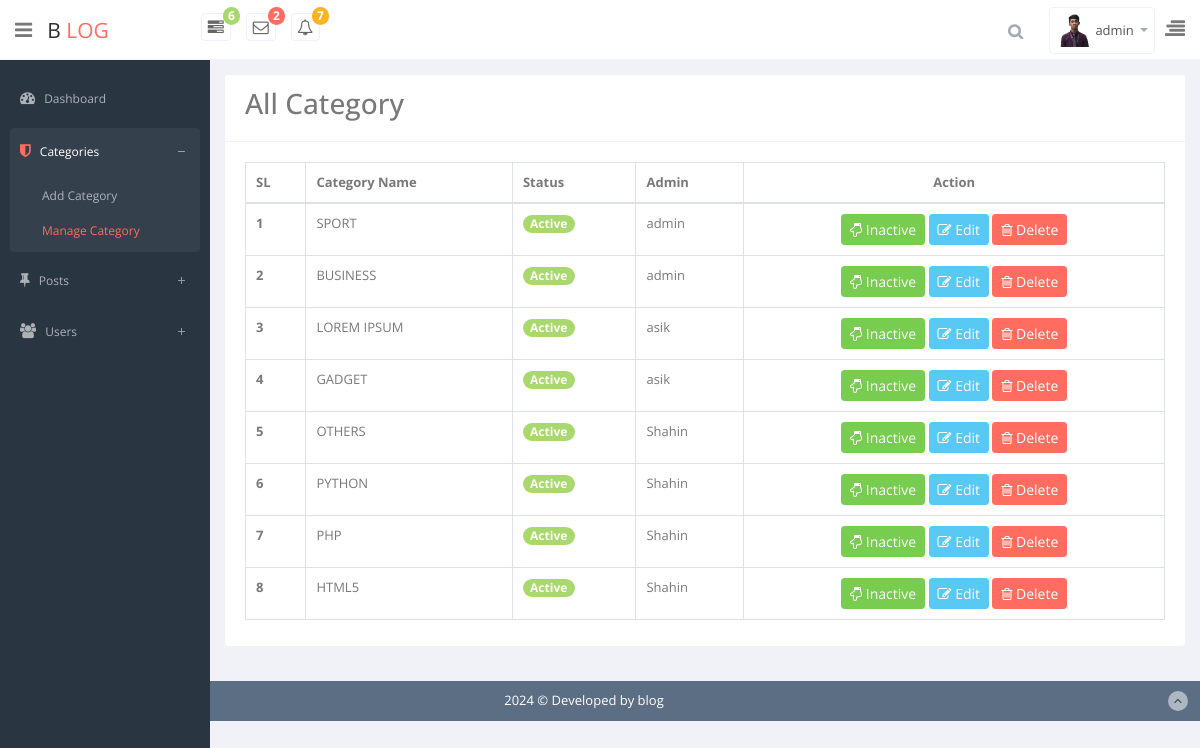
The page /admin/managecategory.php (signed in) on the database its author committed.
### tables this page shows
CREATE TABLE `users` (
  `id` int NOT NULL,
  `fname` varchar(100) DEFAULT NULL,
  `lname` varchar(50) DEFAULT NULL,
  `username` varchar(50) NOT NULL,
  `email` varchar(100) NOT NULL,
  `password` varchar(200) NOT NULL,
  `image` varchar(255) DEFAULT NULL,
  `bio` text,
  `role` tinyint NOT NULL,
  `date` timestamp NOT NULL DEFAULT CURRENT_TIMESTAMP
);

CREATE TABLE `categories` (
  `id` int NOT NULL,
  `category_name` varchar(100) NOT NULL,
  `status` tinyint NOT NULL,
  `create_time` timestamp NOT NULL DEFAULT CURRENT_TIMESTAMP,
  `admin_name` varchar(70) NOT NULL
);

### app/classes/Database.php (called while the page is built, shortened)
<?php
class Database
{
    public static function db()
    {
        $link = mysqli_connect('localhost','root','root1234','blog_site');
        return $link;
    }
}

### app/classes/Mail.php (called while the page is built, shortened)
<?php
class Mail
{
    public static   function countNewMail(){
        $sql = "SELECT * FROM `mails` WHERE status = 1";
        $result = mysqli_query(Database::db(),$sql);
        if($result){
            $count = mysqli_num_rows($result);
            return $count;
        }else{
            return false;
        }
    }
}

### app/classes/UserLogin.php (called while the page is built, shortened)
<?php
class UserLogin
{
    public  static  function loginUserData($username){
        $sql = " SELECT * FROM `users` WHERE `username` = '$username' ";
        $res = mysqli_query(Database::db(),$sql);
        if($res){
            $data = mysqli_fetch_assoc($res);
            return $data;
        }else{
            return false;
        }
    }
}

### app/classes/Category.php (called while the page is built, shortened)
<?php
class Category
{
    public static function showAllCategory(){
        $sql = "SELECT * FROM `categories` ORDER BY id DESC ";
        $result = mysqli_query(Database::db(),$sql);
        if($result){
            return $result;
        }else{
            return false;
        }
    }
}

### admin/managecategory.php (the view, shortened to what this page needs)
<?php require_once 'header.php'?>
<div class="row">
    <div class="col-lg-12">
        <section class="card">
            <header class="card-header">
                <h3 style="display: inline-block;margin-right: 25px;">All Category</h3>
            </header>
            <div class="card-body">
                <div class="table-responsive" tabindex="1" style="overflow: hidden; outline: none;">
                    <table class="table table-bordered table-hover">
                        <thead>
                        <tr>
                            <th>SL</th>
                            <th>Category Name</th>
                            <th>Status</th>
                            <th>Admin</th>
                            <th class="text-center">Action</th>
                        </tr>
                        </thead>
                        <tbody>
                        <?php
                        $allCat = new \App\classes\Category();
                        $data = $allCat->showAllCategory();
                        $i=0;
                        while ($row = mysqli_fetch_assoc($data)){ ?>
                            <tr>
                                <th scope="row"><?= ++$i?></th>
                                <td scope="row"><?= strtoupper($row['category_name'])?></td>
                                <td><?= $row['status'] == 1 ? '<span class="badge badge-pill badge-success">Active</span>' : '<span class="badge badge-pill badge-danger">Inactive</span>' ?></td>
                                <td><?= $row['admin_name']?></td>
                                <td class="text-center">
                                    <?php
                                    if($row['status'] == 1) { ?>
                                        <a href="status.php?id=<?= $row['id']?>&managecat&inactive" class="btn btn-sm btn-success"><i class="fa  fa-hand-o-down"></i> Inactive</a>
                                    <?php  }else{ ?>
                                        <a href="status.php?id=<?= $row['id']?>&managecat&active" class="btn btn-sm btn-warning"><i class="fa  fa-hand-o-up"></i> Active</a>
                                    <?php } ?>
                                    <a href="" class="btn btn-sm btn-info" data-toggle="modal" data-target="#id<?= $row['id']?>"><i class="fa fa-edit"></i> Edit</a>
                                    <a href="delete.php?id=<?= $row['id']?>&managecat" class="btn btn-sm btn-danger"onclick="return confirm('Are you sure ?')"><i class="fa fa-trash-o"></i> Delete</a>
                                </td>
                            </tr>
                        <?php  }   ?>
                        </tbody>
                    </table>
                </div>
            </div>
        </section>
    </div>
</div>
<?php require_once 'footer.php'?>

### admin/header.php (shortened to what this page needs)
<?php
$page = explode('/',$_SERVER['PHP_SELF']);
$page = end($page);
$name = $_SESSION['username'];
$userData = UserLogin::loginUserData("$name");
?>
<!DOCTYPE html>
<html lang="en">
    <head>
        <link href="assets/summernote/dist/summernote.css" rel="stylesheet">
        <link href="css/bootstrap.min.css" rel="stylesheet">
        <link href="css/bootstrap-reset.css" rel="stylesheet">
        <link href="assets/font-awesome/css/font-awesome.css" rel="stylesheet" />
        <link href="assets/jquery-easy-pie-chart/jquery.easy-pie-chart.css" rel="stylesheet" type="text/css" media="screen"/>
        <link rel="stylesheet" href="css/owl.carousel.css" type="text/css">
        <link href="assets/advanced-datatable/media/css/demo_page.css" rel="stylesheet" />
        <link href="assets/advanced-datatable/media/css/demo_table.css" rel="stylesheet" />
        <link rel="stylesheet" href="assets/data-tables/DT_bootstrap.css" />
        <link href="css/slidebars.css" rel="stylesheet">
        <link href="css/style.css" rel="stylesheet">
        <link href="css/style-responsive.css" rel="stylesheet" />
    </head>
    <body>
        <section id="container">
            <header class="header white-bg">
                <div class="sidebar-toggle-box">
                    <i class="fa fa-bars"></i>
                </div>
                <a href="index.php" class="logo">B<span> log</span></a>
                <div class="nav notify-row" id="top_menu">
                    <ul class="nav top-menu">
                        <li class="dropdown">
                            <a data-toggle="dropdown" class="dropdown-toggle" href="#">
                                <i class="fa fa-tasks"></i>
                                <span class="badge badge-success">6</span>
                            </a>
                        </li>
                        <li id="header_inbox_bar" class="dropdown">
                            <a data-toggle="dropdown" class="dropdown-toggle" href="#">
                                <i class="fa fa-envelope-o"></i>
                                <span class="badge badge-danger"><?= Mail::countNewMail() ?></span>
                            </a>
                        </li>
                        <li id="header_notification_bar" class="dropdown">
                            <a data-toggle="dropdown" class="dropdown-toggle" href="#">
                                <i class="fa fa-bell-o"></i>
                                <span class="badge badge-warning">7</span>
                            </a>
                        </li>
                    </ul>
                </div>
                <div class="top-nav ">
                    <ul class="nav pull-right top-menu">
                        <li>
                            <input type="text" class="form-control search" placeholder="Search">
                        </li>
                        <li class="dropdown">
                            <a data-toggle="dropdown" class="dropdown-toggle" href="#">
                                <img alt="" src="../uploads/<?= $userData['image']?>" style="width: 35px">
                                <span class="username"><?= isset($_SESSION['username']) ? $_SESSION['username'] : '' ;?></span>
                                <b class="caret"></b>
                            </a>
                        </li>
                        <li class="sb-toggle-right">
                            <i class="fa  fa-align-right"></i>
                        </li>
                    </ul>
                </div>
            </header>
            <aside>
                <div id="sidebar"  class="nav-collapse ">
                    <ul class="sidebar-menu" id="nav-accordion">
                        <li>
                            <a  href="index.php" <?= $page == 'login.php' ? 'class="active"' : '' ?> >
                                <i class="fa fa-dashboard"></i>
                                <span>Dashboard</span>
                            </a>
                        </li>
                        <li class="sub-menu">
                            <a href="javascript:;" <?= $page == 'addcategory.php' ? 'class="active"' : '' ?> <?= $page == 'managecategory.php' ? 'class="active"' : '' ?> >
                                <i class="fa fa-shield"></i>
                                <span>Categories</span>
                            </a>
                            <ul class="sub">
                                <li <?= $page == 'addcategory.php' ? 'class="active"' : '' ?>><a  href="addcategory.php" >Add Category</a></li>
                                <li <?= $page == 'managecategory.php' ? 'class="active"' : '' ?>><a  href="managecategory.php">Manage Category</a></li>
                            </ul>
                        </li>
                        <li class="sub-menu">
                            <a href="javascript:;" <?= $page == 'addpost.php' ? 'class="active"' : '' ?> <?= $page == 'managepost.php' ? 'class="active"' : '' ?> >
                                <i class="fa fa-thumb-tack"></i>
                                <span>Posts</span>
                            </a>
                        </li>
                        <?php
    if($userData['role'] == 1){ ?>
                        <li class="sub-menu">
                            <a href="javascript:;" <?= $page == 'adduser.php' ? 'class="active"' : '' ?> <?= $page == 'manageuser.php' ? 'class="active"' : '' ?> >
                                <i class="fa fa-users"></i>
                                <span>Users</span>
                            </a>
                        </li>
                        <?php } ?>
                    </ul>
                </div>
            </aside>
            <section id="main-content">
                <section class="wrapper">

### rows shown on the page
users: image (picture)
categories: category_name "SPORT", status "Active", admin_name "admin"
categories: category_name "BUSINESS", status "Active", admin_name "admin"
categories: category_name "LOREM IPSUM", status "Active", admin_name "asik"
categories: category_name "GADGET", status "Active", admin_name "asik"
categories: category_name "OTHERS", status "Active", admin_name "Shahin"
categories: category_name "PYTHON", status "Active", admin_name "Shahin"
categories: category_name "PHP", status "Active", admin_name "Shahin"
categories: category_name "HTML5", status "Active", admin_name "Shahin"

### other values the page prints
Mail::countNewMail() "2"
$_SESSION['username'] "admin"
